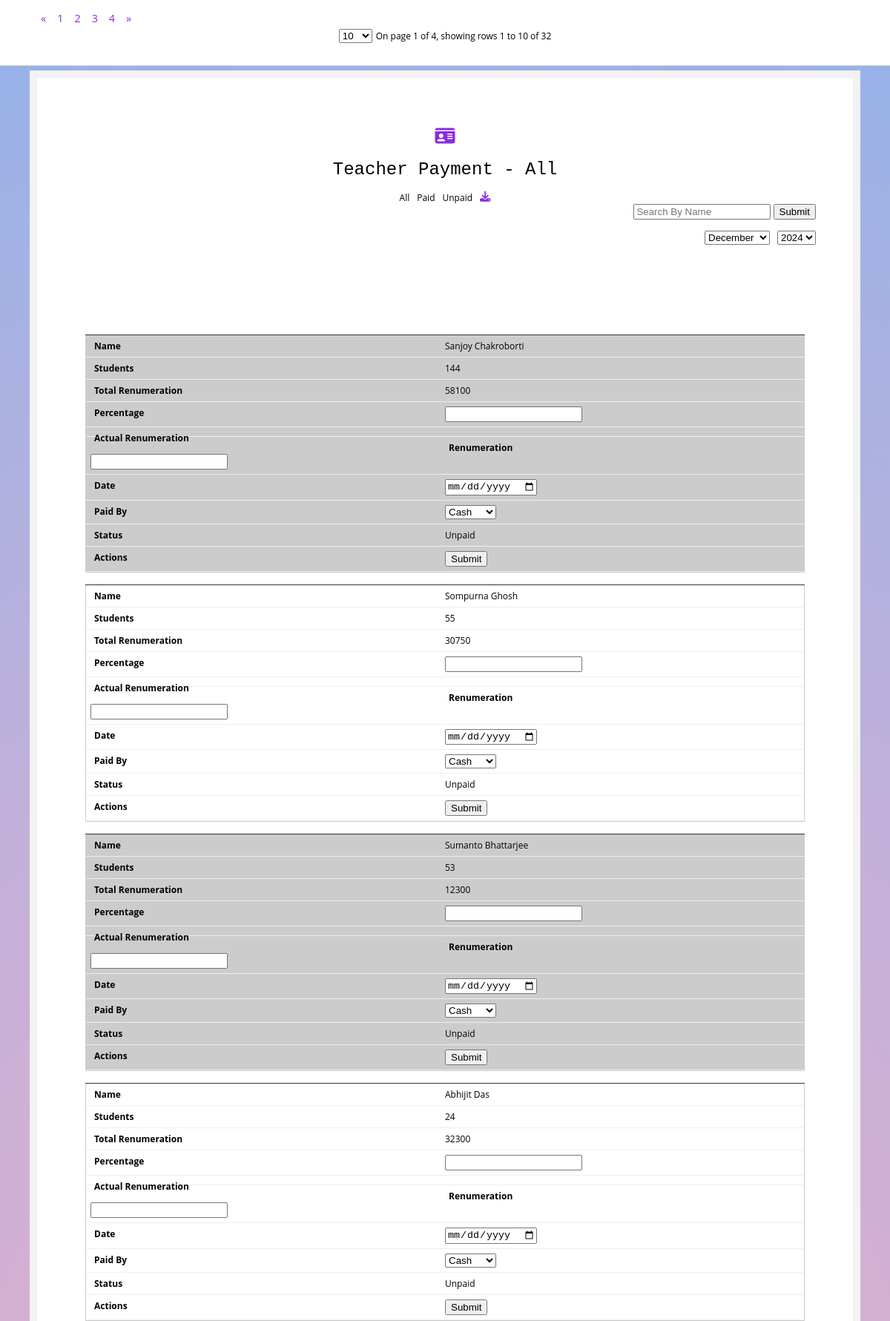
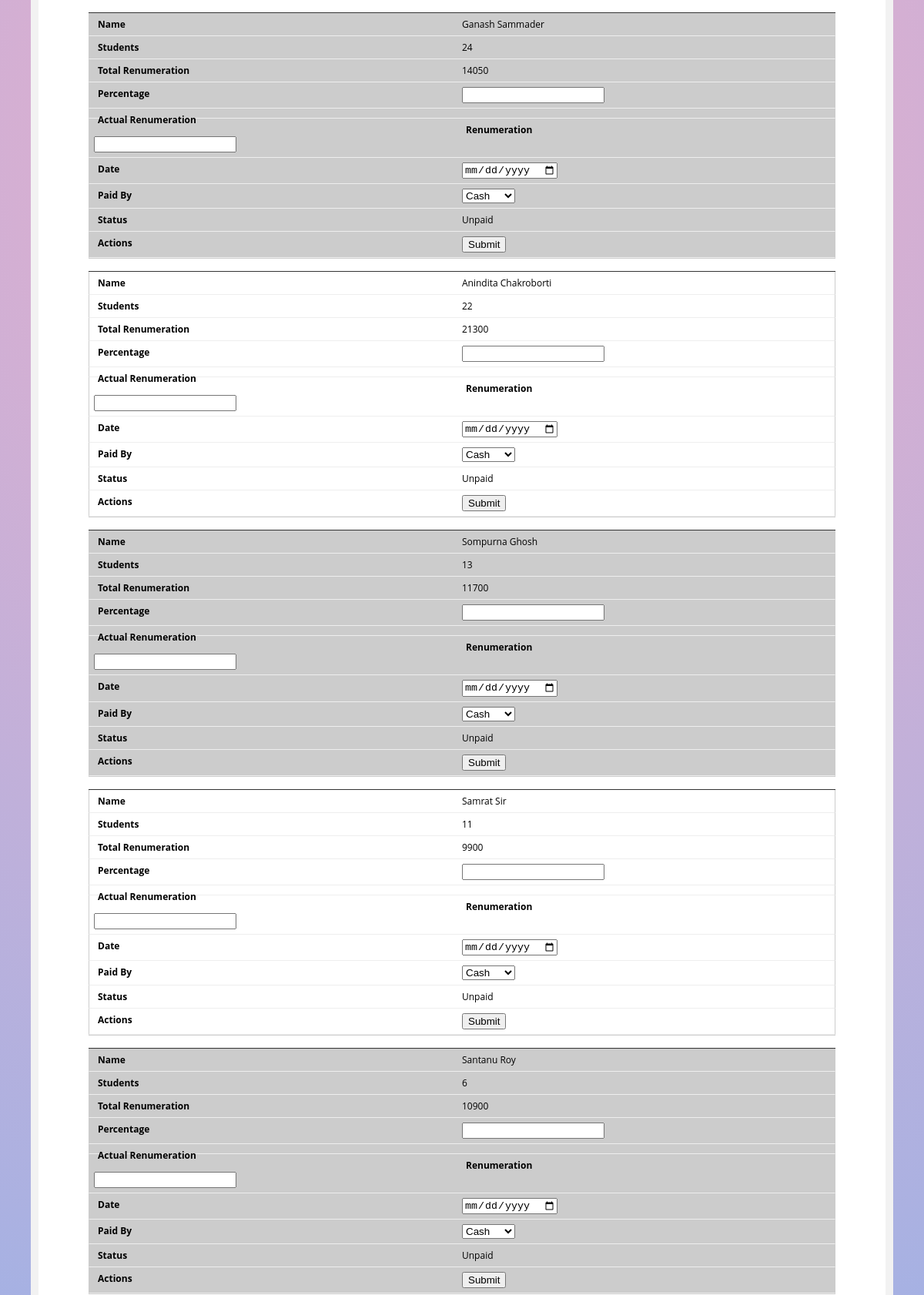
Screenshot of /teacher_payment.php?show=unpaid (upper part) with the database file from the repository (2 pictures, top to bottom).
### tables this page shows
CREATE TABLE `teacher` (
  `Teacher_id` int(11) NOT NULL,
  `Teacher_name` varchar(255) NOT NULL,
  `Teacher_phone` varchar(10) NOT NULL,
  `Teacher_reg_id` varchar(255) NOT NULL,
  `Category_id` int(11) NOT NULL,
  `Status` char(1) NOT NULL DEFAULT 'Y'
);

### teacher_payment.php (the view, shortened to what this page needs)
<?php
include("conn.php");
if(empty($_REQUEST['month'])){
    $curr_month=date("m");
    $curr_year=date("Y");
}
else{
    $curr_month=$_REQUEST['month'];
    $curr_year=$_REQUEST['year'];
}
$sql=mysqli_query($conn,"SELECT `teacher`.`Teacher_id` AS 'id',`Teacher_name`,COUNT(DISTINCT `Student_id`) AS 'Students',SUM(`Actual_fees`) AS 'Fees' FROM `student_activity` RIGHT  JOIN `teacher` ON `teacher`.`Teacher_id`=`student_activity`.`Teacher_id` GROUP BY `teacher`.`Teacher_id` ORDER BY  COUNT(DISTINCT `Student_id`) DESC") ;
if(isset($_REQUEST['show'])){
    $show=$_REQUEST['show'];
}
else{
    $show="";
}
?>
<!DOCTYPE html>
<html lang="en">
<head>
    <link rel = "stylesheet" href="https://cdnjs.cloudflare.com/ajax/libs/font-awesome/6.1.1/css/all.min.css" />
    <link rel="stylesheet"  href="teacher_payment.css">
</head>
<body>
<div class="form-box">
  <h1><a href="index.php"><i class="fa-sharp fa-solid fa-id-card"></i></a></h1>
  <h1>Teacher Payment - <span id="content">All</span></h1>
  <div style="display:flex;justify-content:center;gap:10px">
  <span onclick="window.location.href='teacher_payment.php'" style="cursor:pointer;">All</span>
    <span onclick="window.location.href='teacher_payment.php?show=paid'" style="cursor:pointer;">Paid</span>
    <span onclick="window.location.href='teacher_payment.php?show=unpaid'" style="cursor:pointer;">Unpaid</span>
    <i class="fa fa-download" aria-hidden="true" style="font-size:larger;color:blueviolet;cursor:pointer" onclick="generate()"></i>
</div>
<div style="display:flex;justify-content:end;gap:10px;margin-bottom: 15px">
  <form>
    <input type="search" name="search" value="<?php if(isset($name)) echo $name; ?>" placeholder="Search By Name">
    <input type="submit" >
  </form>
   </div>
  <div style="display:flex;justify-content:end;gap:10px">
<select id="month" onchange="month(this.value)">
<option value="12" <?php if($curr_month=="12") echo "selected"; ?>>December</option>
</select>
<select id="year" onchange="year(this.value)">
<?php for($i=date("Y");$i>=2010;$i--){ ?>
    <option value="<?php echo $i; ?>" <?php if($curr_year==$i) echo "selected" ?>><?php echo $i; ?></option>
    <?php } ?>
</select>
</div>
<div id="DataTable">
<div id="table_box_bootstrap"></div>
  <table id="myTable">
    <tbody class="scroll-pane">
        <?php $i=0; while($arr=mysqli_fetch_array($sql)){?>
            <?php $teacher_id=$arr['id'];
        $fees_sql=mysqli_fetch_array(mysqli_query($conn,"SELECT * FROM `teacher_fees` WHERE `teacher_id`='$teacher_id' AND `month` LIKE '$curr_year-$curr_month'"));
        if(($show=="paid" && $fees_sql) || ($show=="unpaid" && !$fees_sql) || ($show=="")){
        ?>
        <tr>
        <td data-teacher="<?php echo $arr['id']; ?>" id="teach_id-<?php echo $i; ?>"><?php echo $arr['Teacher_name'] ?></td>
        <td><?php echo $arr['Students']    ?></td>
        <td id="fees-<?php echo $i ?>"><?php echo $arr['Fees'] ?$arr['Fees']: "N/A"  ?></td>
        <td><input type="number" id="percent-<?php echo $i; ?>" <?php if($fees_sql){ ?>
            value="<?php echo $fees_sql['percentage']?>" disabled
        <?php } ?> onkeyup="calc(this.value,<?php echo $i; ?>)"></td>
        <td id="actual-<?php echo $i; ?>"><?php if($fees_sql) echo $fees_sql['percentage']/100*$arr['Fees']; ?></td>
        <td ><input type="text" id="renum-<?php echo $i; ?>" value="<?php if($fees_sql) echo $fees_sql['actual_fees']; ?>"  <?php if($fees_sql) echo "disabled"; ?>></td>
        <td><input type="date" id="date-<?php echo $i; ?>" <?php if($fees_sql){ ?>
            value="<?php echo $fees_sql['date']?>" disabled
        <?php } ?>></td>
        <td><select id="paid-<?php echo $i; ?>" <?php if($fees_sql) echo "disabled" ?>>
        <option value="cash" <?php if($fees_sql && $fees_sql['paid_by']=='cash') echo "selected"; ?>>Cash</option>
        </select>
        </td>
        <td><?php echo $fees_sql? "Paid" :"Unpaid"; ?></td>
        <td><input type="button" id="submit-<?php echo $i; ?>" value="Submit" <?php echo !$arr['Fees'] ? "disabled": "" ?> <?php if($fees_sql) echo "disabled" ?> onclick="sub(<?php echo $i; ?>)"></td>
        </tr>
        <?php $i++; } } ?>
  </tbody>
</table>
</div>
        </div>
</body>
</html>

### teacher_payment.css (style rules this page uses)
body { counter-reset: my-sec-counter; font-family: 'Open Sans', sans-serif; font-size: 12px; background: rgb(238,174,202); background: radial-gradient(circle, rgba(238,174,202,1) 0%, rgba(148,178,233,1) 100%); margin-top: 95px; }
.form-box { max-width: 1000px; margin: auto; padding: 50px; background: #ffffff; border: 10px solid #f2f2f2; }
h1 { text-align: center; font-family:Arial, Helvetica, sans-serif; font: 2em "typewriter", monospace; align-self: center; }
#DataTable { position:relative; padding: 15px; box-sizing: border-box; }
table { width: 100%; border-collapse: collapse; }
td, th { padding: 6px; border: 1px solid #ccc; text-align: left; box-sizing: border-box; }
tr:nth-of-type(odd) { background: #eee; }
@media only screen 
          and (max-width: 760px), (min-device-width: 768px) 
          and (max-device-width: 1024px) { table { margin-top: 106px; } }
@media only screen 
          and (max-width: 760px), (min-device-width: 768px) 
          and (max-device-width: 1024px) { table, thead, tbody, th, td, tr { display: block; } }
@media only screen 
          and (max-width: 760px), (min-device-width: 768px) 
          and (max-device-width: 1024px) { tr { margin: 0 0 1rem 0; overflow: auto; border-bottom: 1px solid #ccc; } }
@media only screen 
          and (max-width: 760px), (min-device-width: 768px) 
          and (max-device-width: 1024px) { tbody tr:before { counter-increment: my-sec-counter; content: ""; background-color:#333; display: block; height: 1px; } }
@media only screen 
          and (max-width: 760px), (min-device-width: 768px) 
          and (max-device-width: 1024px) { tr:nth-child(odd) { background: #ccc; } }
@media only screen 
          and (max-width: 760px), (min-device-width: 768px) 
          and (max-device-width: 1024px) { td { border: none; border-bottom: 1px solid #eee; margin-right: 0%; display: block; border-right: 1px solid #ccc; border-left: 1px solid #ccc; box-sizing:border-box; } }
@media only screen 
          and (max-width: 760px), (min-device-width: 768px) 
          and (max-device-width: 1024px) { td:before { font-weight: bold; width: 50%; float:left; box-sizing:border-box; padding-left: 5px; } }
@media only screen 
          and (max-width: 760px), (min-device-width: 768px) 
          and (max-device-width: 1024px) { td:nth-of-type(1):before { content: "Name"; } }
@media only screen 
          and (max-width: 760px), (min-device-width: 768px) 
          and (max-device-width: 1024px) { td:nth-of-type(2):before { content: "Students"; } }
@media only screen 
          and (max-width: 760px), (min-device-width: 768px) 
          and (max-device-width: 1024px) { td:nth-of-type(3):before { content: "Total Renumeration"; } }
@media only screen 
          and (max-width: 760px), (min-device-width: 768px) 
          and (max-device-width: 1024px) { td:nth-of-type(4):before { content: "Percentage"; } }
@media only screen 
          and (max-width: 760px), (min-device-width: 768px) 
          and (max-device-width: 1024px) { td:nth-of-type(5):before { content: "Actual Renumeration"; } }
@media only screen 
          and (max-width: 760px), (min-device-width: 768px) 
          and (max-device-width: 1024px) { td:nth-of-type(6):before { content: "Renumeration"; } }
@media only screen 
          and (max-width: 760px), (min-device-width: 768px) 
          and (max-device-width: 1024px) { td:nth-of-type(7):before { content: "Date"; } }
@media only screen 
          and (max-width: 760px), (min-device-width: 768px) 
          and (max-device-width: 1024px) { td:nth-of-type(8):before { content: "Paid By"; } }
@media only screen 
          and (max-width: 760px), (min-device-width: 768px) 
          and (max-device-width: 1024px) { td:nth-of-type(9):before { content: "Status"; } }
@media only screen 
          and (max-width: 760px), (min-device-width: 768px) 
          and (max-device-width: 1024px) { td:nth-of-type(10):before { content: "Actions"; } }
a { color: blueviolet; }

### rows the page displays
teacher: Teacher_name "Sanjoy Chakroborti", Students "144", Fees "58100"
teacher: Teacher_name "Sompurna Ghosh", Students "55", Fees "30750"
teacher: Teacher_name "Sumanto Bhattarjee", Students "53", Fees "12300"
teacher: Teacher_name "Abhijit Das", Students "24", Fees "32300"
teacher: Teacher_name "Ganash Sammader", Students "24", Fees "14050"
teacher: Teacher_name "Anindita Chakroborti", Students "22", Fees "21300"
teacher: Teacher_name "Sompurna Ghosh", Students "13", Fees "11700"
teacher: Teacher_name "Samrat Sir", Students "11", Fees "9900"
teacher: Teacher_name "Santanu Roy", Students "6", Fees "10900"

### other values shown
form field value "2024"
